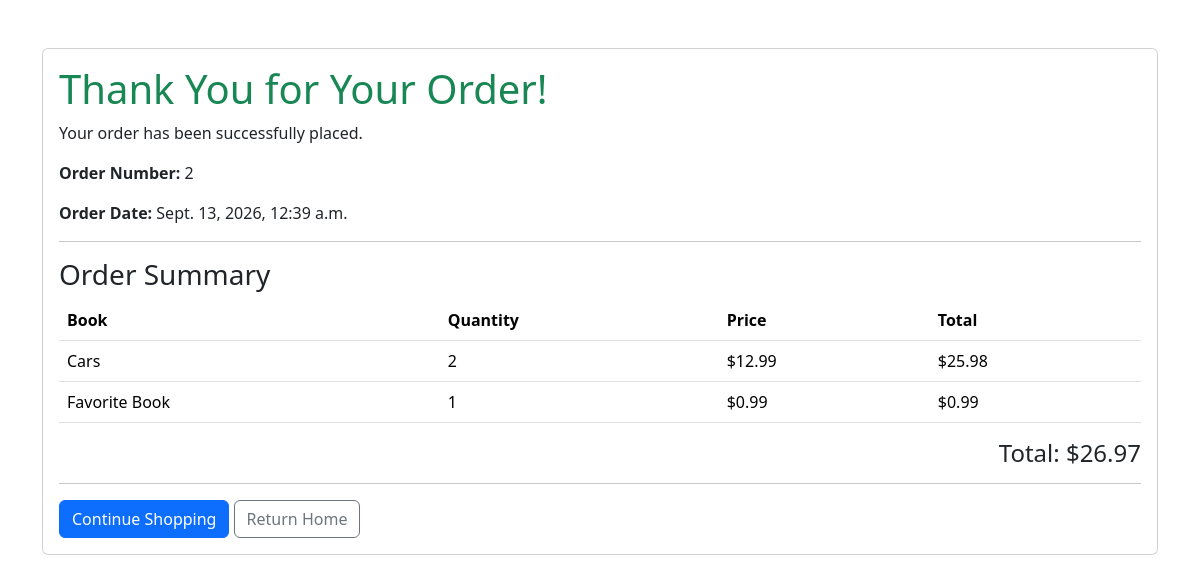
Screenshot of /sales/confirmation/2/ with the database file from the repository.
### sales/models.py (models this page shows, shortened)
class Sale(models.Model):
    customer = models.ForeignKey(Customer, on_delete=models.SET_NULL, null=True, blank=True)
    user = models.ForeignKey(settings.AUTH_USER_MODEL, on_delete=models.SET_NULL, null=True, blank=True)
    sale_date = models.DateTimeField(auto_now_add=True)
    subtotal = models.DecimalField(max_digits=10, decimal_places=2, default=0)
    tax = models.DecimalField(max_digits=10, decimal_places=2, default=0)
    total = models.DecimalField(max_digits=10, decimal_places=2, default=0)
    payment_method = models.CharField(max_length=20, blank=True)
    amount_paid = models.DecimalField(max_digits=10, decimal_places=2, default=0)
    change_due = models.DecimalField(max_digits=10, decimal_places=2, default=0)

class SaleItem(models.Model):
    sale = models.ForeignKey(Sale, on_delete=models.CASCADE)
    book = models.ForeignKey(Book, on_delete=models.PROTECT)
    quantity = models.PositiveIntegerField(default=1)
    price_each = models.DecimalField(max_digits=10, decimal_places=2)
    line_total = models.DecimalField(max_digits=10, decimal_places=2)

### inventory/models.py (models this page shows, shortened)
class Book(models.Model):
    title = models.CharField(max_length=200)
    author = models.CharField(max_length=200, blank=True)
    isbn = models.CharField(max_length=20, blank=True)
    price = models.DecimalField(max_digits=10, decimal_places=2, null=True, blank=True)
    quantity = models.IntegerField(default=0)
    shelf_location = models.CharField(max_length=50, blank=True)

### sales/views.py (the view)
# urls.py: path("confirmation/<int:sale_id>/",views.confirmation,name="confirmation"),
def confirmation(request, sale_id):
    sale = get_object_or_404(Sale, id=sale_id)
    items = SaleItem.objects.filter(
        sale=sale
    ).select_related("book")
    return render(
        request,
        "sales/confirmation.html",
        {
            "sale": sale,
            "items": items,
        },
    )

### sales/templates/sales/confirmation.html (shortened to what this page needs)
<!DOCTYPE html>
<html>
<head>
    <link
        href="https://cdn.jsdelivr.net/npm/bootstrap@5/dist/css/bootstrap.min.css"
        rel="stylesheet"
    >
</head>
<body class="container py-5">
    <div class="card">
        <div class="card-body">
            <h1 class="text-success">
                Thank You for Your Order!
            </h1>
            <p>
                Your order has been successfully placed.
            </p>
            <p>
                <strong>Order Number:</strong>
                {{ sale.id }}
            </p>
            <p>
                <strong>Order Date:</strong>
                {{ sale.sale_date }}
            </p>
            <hr>
            <h3>Order Summary</h3>
            <table class="table">
                <thead>
                    <tr>
                        <th>Book</th>
                        <th>Quantity</th>
                        <th>Price</th>
                        <th>Total</th>
                    </tr>
                </thead>
                <tbody>
                    {% for item in items %}
                    <tr>
                        <td>
                            {{ item.book.title }}
                        </td>
                        <td>
                            {{ item.quantity }}
                        </td>
                        <td>
                            ${{ item.price_each }}
                        </td>
                        <td>
                            ${{ item.line_total }}
                        </td>
                    </tr>
                    {% endfor %}
                </tbody>
            </table>
            <h4 class="text-end">
                Total: ${{ sale.total }}
            </h4>
            <hr>
            <a href="{% url 'books' %}" class="btn btn-primary">
                Continue Shopping
            </a>
            <a href="/" class="btn btn-outline-secondary">
                Return Home
            </a>
        </div>
    </div>
</body>
</html>

### rows the page displays
Sale: id "2", sale_date "Sept. 13, 2026, 12:39 a.m.", total "26.97"
SaleItem: book "Cars", quantity "2", price_each "12.99", line_total "25.98"
SaleItem: book "Favorite Book", quantity "1", price_each "0.99", line_total "0.99"
